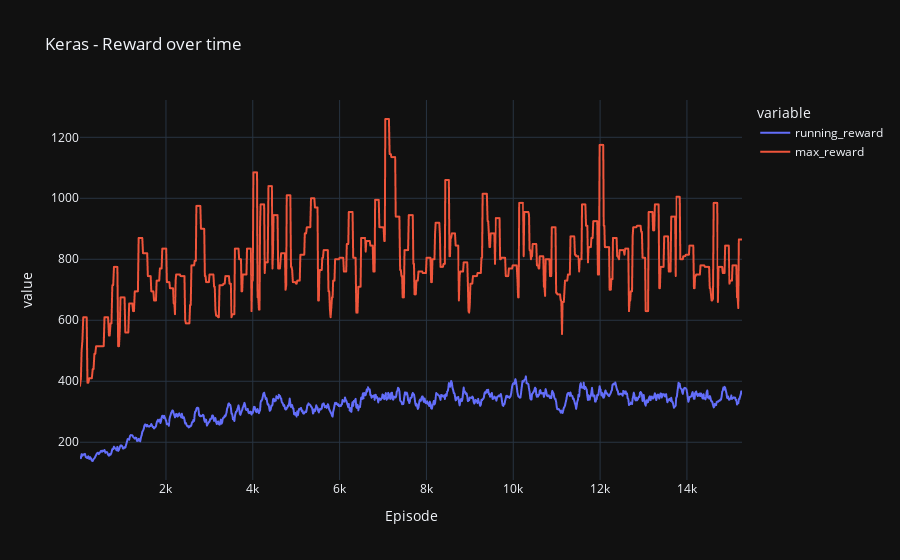

Here is the notebook cell this chart was saved with:
### Markdown cell above
## Settings and scores

### Keras

For every framework there was ofcourse more settings than just the network parameters. Again, most of these were kept as they were in the given example. Some tweaks were done along the way when building in the other frameworks, but these settings were used for the baseline on Keras.

- Runtime:
    - 10,000,000 frames. This roughly equates to 15,000 episodes.
    - "Solved" set to a running reward score of >500.
    - No other early stopping parameter, ie max number of episodes set to 0 (inf).
- Exploration:
    - 50,000 random frames.
    - 1,000,000 greedy frames.
- Memory:
    - Max memory length set to 1,000,000 as per the DeepMind-paper suggestion.
    - Target network updated every 10,000 frames.
- Logged metrics
    - Episode count
    - Frame count (every 10,000 frame)
    - Running reward (mean of the last 100 episodes)
    - Max reward (out of the last 100 episodes)
    - Time since start

This took an 8-core cpu about five days, or 100h to finish.

### Code cell
plot_running_max([
    "./logs/keras/modelstats_08-12.csv",
    "./logs/keras/modelstats_09-12.csv",
    "./logs/keras/modelstats_10-12.csv",
    "./logs/keras/modelstats_11-12.csv",
    "./logs/keras/modelstats_12-12.csv"
    ], title="Keras - Reward over time")

### Figure 1 — Plotly figure (JSON) as saved in the notebook; plotly's stock layout.template omitted (floating-point values rounded to 4 significant figures; data arrays with more than 128 entries replaced by an {"elided": "..."} marker saying what was removed)
{"data": [{"hovertemplate": "<b>%{hovertext}</b><br><br>variable=running_reward<br>Episode=%{x}<br>value=%{y}<extra></extra>", "hovertext": {"elided": "1048 int values"}, "legendgroup": "running_reward", "line": {"color": "#636efa", "dash": "solid"}, "marker": {"symbol": "circle"}, "mode": "lines", "name": "running_reward", "showlegend": true, "type": "scattergl", "x": {"elided": "1048 int values"}, "xaxis": "x", "y": {"elided": "1048 float values"}, "yaxis": "y"}, {"hovertemplate": "<b>%{hovertext}</b><br><br>variable=max_reward<br>Episode=%{x}<br>value=%{y}<extra></extra>", "hovertext": {"elided": "1048 int values"}, "legendgroup": "max_reward", "line": {"color": "#EF553B", "dash": "solid"}, "marker": {"symbol": "circle"}, "mode": "lines", "name": "max_reward", "showlegend": true, "type": "scattergl", "x": {"elided": "1048 int values"}, "xaxis": "x", "y": {"elided": "1048 int values"}, "yaxis": "y"}], "layout": {"legend": {"title": {"text": "variable"}, "tracegroupgap": 0}, "title": {"text": "Keras - Reward over time"}, "xaxis": {"anchor": "y", "domain": [0, 1], "title": {"text": "Episode"}}, "yaxis": {"anchor": "x", "domain": [0, 1], "title": {"text": "value"}}}}
